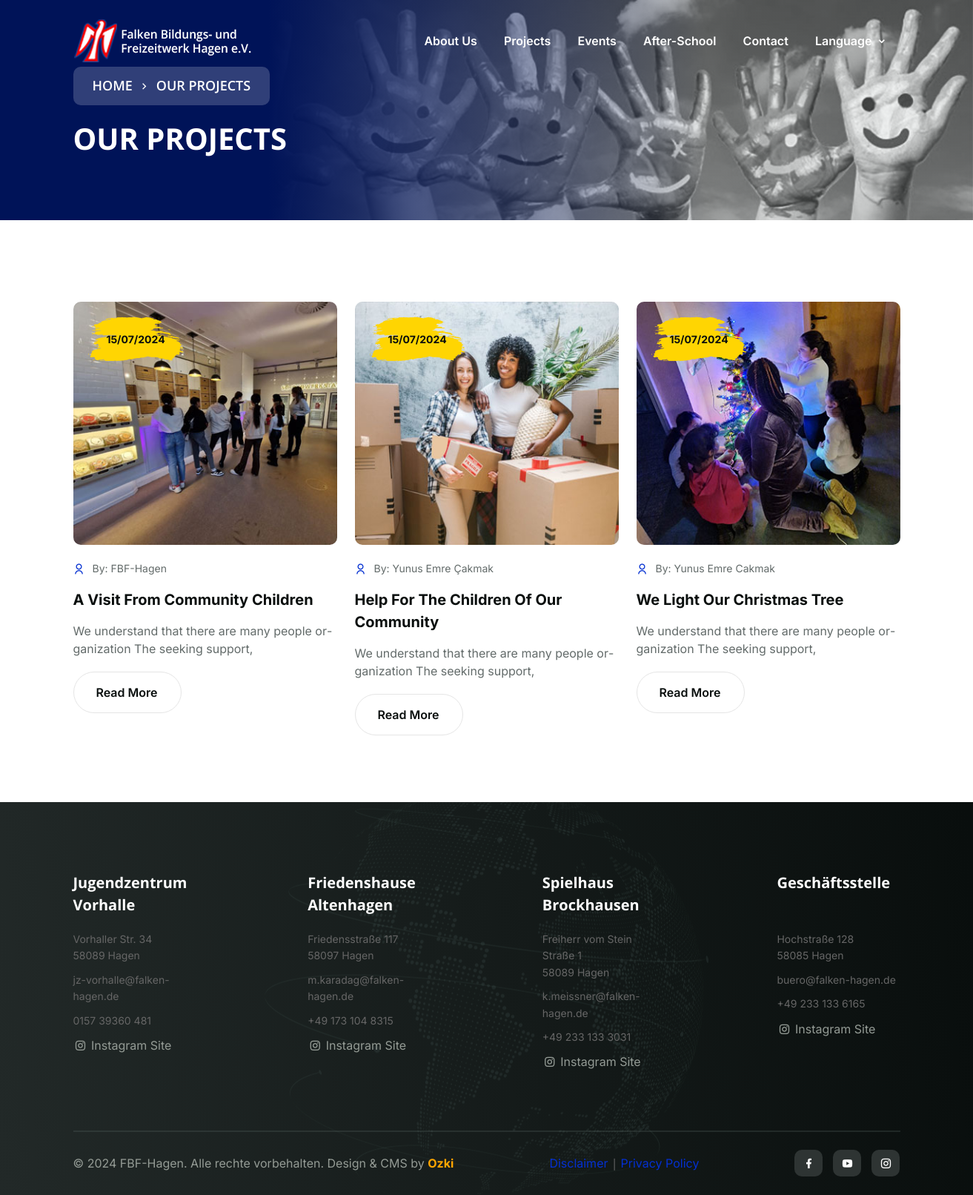
The app's page /project/ with its own data.
### web/models.py (models this page shows, shortened)
class Project(models.Model):
    image = models.ImageField(
        verbose_name="Image",
        null=True,
        blank=True,
        upload_to="project/",
        validators=[FileExtensionValidator(allowed_extensions=["gif", "png", "jpg"])],
    )
    title_de = models.CharField("Title De", null=True, blank=True, max_length=200)
    description_de = models.CharField(
        "Description De", null=True, blank=True, max_length=200
    )
    content_de = RichTextUploadingField("Content De", null=True, blank=True)
    title_en = models.CharField("Title En", null=True, blank=True, max_length=200)
    description_en = models.CharField(
        "Description En", null=True, blank=True, max_length=200
    )
    content_en = RichTextUploadingField("Content En", null=True, blank=True)
    created = models.DateTimeField(auto_now_add=True)
    updated = models.DateTimeField(auto_now=True)
    slug = models.SlugField("Slug", max_length=250, unique=True, blank=True)
    author = models.CharField(
        "Author", max_length=100, default="FBF-Hagen", null=True, blank=True
    )
    class Meta:
        verbose_name = "Project"
        verbose_name_plural = "Projects"
        managed = True
        ordering = ("-updated",)

class FooterContact(models.Model):
    title = models.CharField("Title", max_length=100, null=True, blank=True)
    address = models.CharField("Address", max_length=250, null=True, blank=True)
    email = models.CharField("Email", max_length=250, null=True, blank=True)
    phone = models.CharField("Phone", max_length=50, null=True, blank=True)
    instagram = models.URLField("Instagram", max_length=250, null=True, blank=True)
    class Meta:
        verbose_name = "Footer Contact"
        verbose_name_plural = "Footer Contacts"
        managed = True

### web/views.py (the view, shortened to what this page needs)
# urls.py: path("project/", views.project, name="project"),
def project(request, slug="all"):
    lang = request.session.get("language", "en")
    if slug == "all":
        projects = Project.objects.all()
        return render(
            request,
            "projects.html",
            {
                "language": lang,
                "projects": projects,
            },
        )

### web/context_processors.py (called while the page is built)
def footer_processor(request):
    contacts = FooterContact.objects.all()
    socials = Social.objects.order_by("id")[:1].get()
    return {"contacts": contacts, "socials": socials}

### web/templates/projects.html (shortened to what this page needs)
{% extends "base.html" %}
{% load static %}
    {% block content %}
    <main>
      <section class="breadcrumb-section breadcrumb-bg">
        <div class="container">
          <div class="breadcrumb-text">
            <nav aria-label="breadcrumb" class="breadcrumb-nav wow fadeInUp" data-wow-delay="0.0s">
              <ul class="breadcrumb listing">
                <li class="breadcrumb-item single-list"><a href="{% url 'index' %}" class="single">{% if language == 'en' %}Home{% else %}Hauptseite{% endif %}</a></li>
                <li class="breadcrumb-item single-list" aria-current="page"><a href="javascript:void(0)" class="single">{% if language == 'en' %}OUR PROJECTS{% else %}UNSERE PROJEKTE{% endif %}</a></li>
              </ul>
            </nav>
            <h1 class="title wow fadeInUp" data-wow-delay="0.1s">{% if language == 'en' %}OUR PROJECTS{% else %}UNSERE PROJEKTE{% endif %}</h1>
          </div>
        </div>
      </section>
      <section class="blog-section-three top-bottom-padding">
        <div class="container">
          <div class="row gy-24">
            {% for project in projects %}
            <div class="col-xl-4 col-lg-4 col-md-6 col-sm-12 view-wrapper">
              <div class="single-blog h-calc">
                <div class="blog-img">
                  <a href="{% url 'project' project.slug %}">
                    <img src="{{ project.image.url }}" class="img-fluid w-100" alt="FBF-Hagen">
                  </a>
                  <div class="brush-bg" >
                    <span data-background="{% static 'images/brush.png' %}" style="color:var(--primary-title);font-size:14px;font-weight: 700;width:129px !important;height:61px !important;display:block;display:flex;justify-content:center;align-items:center;">{{ project.updated | date:"d/m/Y" }}</span>
                  </div>
                </div>
                <div class="blog-info">
                  <div class="d-flex justify-content-between align-items-center">
                    <div class="blog-info-title">
                      <div class="flex mb-15 gap-16 align-items-center">
                        <div class="user flex gap-10 align-items-center">
                          <i class="ri-user-line"></i>
                          <p class="info">By: {{ project.author }}</p>
                        </div>
                      </div>
                      <h4 class="title text-capitalize"><a href="{% url 'project' project.slug %}">{% if language == 'en' %}{{ project.title_en }}{% else %}{{ project.title_de }}{% endif %}</a></h4>
                      <p class="subtitle">{% if language == 'en' %}{{ project.description_en }}{% else %}{{ project.description_de }}{% endif %}</p>
                    </div>
                  </div>
                </div>
                <div class="button-section"><a href="{% url 'project' project.slug %}" class="read-btn">{% if language == "en" %}Read More{% else %}Mehr Lesen{% endif %}</a></div>
              </div>
            </div>
            {% endfor %}
          </div>
        </div>
      </section>
    </main>
    {% endblock content %}

### web/templates/base.html (shortened to what this page needs)
{% load static %}
<!DOCTYPE html>
<html lang="en" dir="lrt">
<head>
    <link rel="stylesheet" type="text/css" href="{% static 'css/bootstrap-5.3.3.min.css' %}">
    <link rel="stylesheet" type="text/css" href="{% static 'css/remixicon.css' %}">
    <link rel="stylesheet" type="text/css" href="{% static 'css/plugin.css' %}">
    <link rel="stylesheet" type="text/css" href="{% static 'css/main-style.css' %}">
  </head>
  <body>
    <header>
      <div class="header-area-two header-transparent" >
        <div class="main-header header-sticky">
          <div class="container">
            <div class="row">
              <div class="col-lg-12">
                <div class="menu-wrapper d-flex align-items-center justify-content-between">
                  <div class="header-left d-flex align-items-center justify-content-between">
                    <div class="logo logo-large light-logo">
                      <a href="{% url 'index' %}"><img src="{% static 'images/logo/dark.png' %}" alt="FBF-Hagen Logo"></a>
                    </div>
                  </div>
                  <div class="main-menu d-none d-lg-block">
                    <nav>
                      <ul class="listing" id="navigation">
                        <li class="single-list"><a href="{% url 'about' %}" class="single">{% if language == 'en' %}About Us{% else %}&#220;ber Uns{% endif %}</a></li>
                        <li class="single-list"><a href="{% url 'project' %}" class="single">{% if language == 'en' %}Projects{% else %}Projekte{% endif %}</a></li>
                        <li class="single-list"><a href="{% url 'event' %}" class="single">{% if language == 'en' %}Events{% else %}Aktuelles{% endif %}</a></li>
                        <li class="single-list"><a href="{% url 'afterschool' %}" class="single">{% if language == 'en' %}After-school{% else %}Nachhilfeschule{% endif %}</a></li>
                        <li class="single-list"><a href="{% url 'contact' %}" class="single">{% if language == 'en' %}Contact{% else %}Kontakt{% endif %}</a></li>
                        <li class="single-list">
                          <a href="javascript:void(0)" class="single">{% if language == 'en' %}Language{% else %}Sprache{% endif %} <i class="ri-arrow-down-s-line"></i></a>
                        </li>
                      </ul>
                    </nav>
                  </div>
                </div>
              </div>
            </div>
          </div>
        </div>
      </div>
    </header>
    <main>
    {% block content %}
    {% endblock content %}
    </main>
    <footer>
      <div class="footer-wrapper footer-bg-one" > {% comment %} data-background="{% static 'images/footer-graph.png' %}"> {% endcomment %}
        <div class="container">
          <div class="footer-imp-link row g-4 justify-content-between">
            {% for contact in contacts %}
            <div class="col-xl-2 col-lg-6">
              <div class="footer-link">
                <h4 class="title">{{ contact.title | safe }}</h4>
                <ul class="imp-link">
                  <li class="single-list">
                    <p>{{ contact.address | safe }}</p>
                  </li>
                  <li class="single-list">
                    <p>{{ contact.email }}</p>
                  </li>
                  <li class="single-list">
                    <p>{{ contact.phone }}</p>
                  </li>
                  <li class="single-list">
                    <a class="single" href="{{ contact.instagram }}"><i class="ri-instagram-line"></i> {% if language == 'en' %}Instagram Site{% else %}Instagram Seite{% endif %}</a>
                  </li>
                </ul>
              </div>
            </div>
            {% endfor %}
          </div>
          <hr class="footer-line">
        </div>
        <div class="footer-bottom-area">
          <div class="container">
            <div class="footer-border">
              <div class="row">
                <div class="col-xl-12">
                  <div class="footer-copy-right text-center">
                    <p class="pera">© 2024 FBF-Hagen. Alle rechte vorbehalten. Design & CMS by <a href="http://www.ozkanyazilim.com" target="_blank" style="color:orange;font-weight: 700;">Ozki</a></p>
                    <div><a href="{% url 'disclaimer' %}">{% if language == 'en' %}Disclaimer{% else %}Impressum{% endif %}</a>&nbsp;|&nbsp;<a href="{% url 'privacy-policy' %}">{% if language == 'en' %}Privacy Policy{% else %}Datenschutz{% endif %}</a></div>
                    <div class="footer-social-link">
                      <ul class="listing">
                        <li class="single-list">
                          <a class="single" href="{% if socials.facebook %}{{ socials.facebook }}{% else %}#{% endif %}"><i class="ri-facebook-fill"></i></a>
                        </li>
                        <li class="single-list">
                          <a class="single" href="{% if socials.youtube %}{{ socials.youtube }}{% else %}#{% endif %}"><i class="ri-youtube-fill"></i></a>
                        </li>
                        <li class="single-list">
                          <a class="single" href="{% if socials.instagram %}{{ socials.instagram }}{% else %}#{% endif %}"><i class="ri-instagram-line"></i></a>
                        </li>
                      </ul>
                    </div>
                  </div>
                </div>
              </div>
            </div>
          </div>
        </div>
      </div>
    </footer>
  </body>
</html>

### static/css/plugin.css (style rules this page uses)
.animated { -webkit-animation-duration:1s;animation-duration:1s;-webkit-animation-fill-mode:both;animation-fill-mode:both }
.fadeInUp { -webkit-animation-name:fadeInUp;animation-name:fadeInUp }
.slicknav_btn,.slicknav_menu .slicknav_icon-bar,.slicknav_nav .slicknav_row,.slicknav_nav a,.slicknav_nav li,.slicknav_nav ul { display:block }
.slicknav_menu,.slicknav_menu * { box-sizing:border-box }
.slicknav_nav,.slicknav_nav ul { list-style:none;overflow:hidden }
.slicknav_nav .slicknav_item a,.slicknav_nav .slicknav_parent-link a { display:inline }
.slicknav_nav { clear:both;color:#fff;margin:0;font-size:.875em }
.slicknav_nav a { padding:5px 10px;margin:2px 5px;text-decoration:none;font-size:14px;font-weight:400;color:#000;text-transform:capitalize }
.slicknav_nav .slicknav_item a,.slicknav_nav .slicknav_parent-link a { padding:0;margin:0 }
.slicknav_nav { background:#fff;float:right;margin-top:11px;padding:19px;width:100%;border-bottom:1px solid #eee }

### records on screen
Project: image (picture), updated "15/07/2024", author "FBF-Hagen", title_en "A Visit From Community Children", description_en "We understand that there are many people organization The seeking support,"
Project: image (picture), updated "15/07/2024", author "Yunus Emre Çakmak", title_en "Help For The Children Of Our Community", description_en "We understand that there are many people organization The seeking support,"
Project: image (picture), updated "15/07/2024", author "Yunus Emre Cakmak", title_en "We Light Our Christmas Tree", description_en "We understand that there are many people organization The seeking support,"
FooterContact: title "Jugendzentrum Vorhalle", address "Vorhaller Str. 34 58089 Hagen", email "jz-vorhalle@falken-hagen.de", phone "0157 39360 481"
FooterContact: title "Friedenshause Altenhagen", address "Friedensstraße 117 58097 Hagen", email "m.karadag@falken-hagen.de", phone "+49 173 104 8315"
FooterContact: title "Spielhaus Brockhausen", address "Freiherr vom Stein Straße 1 58089 Hagen", email "k.meissner@falken-hagen.de", phone "+49 233 133 3031"
FooterContact: title "Geschäftsstelle", address "Hochstraße 128 58085 Hagen", email "buero@falken-hagen.de", phone "+49 233 133 6165"
